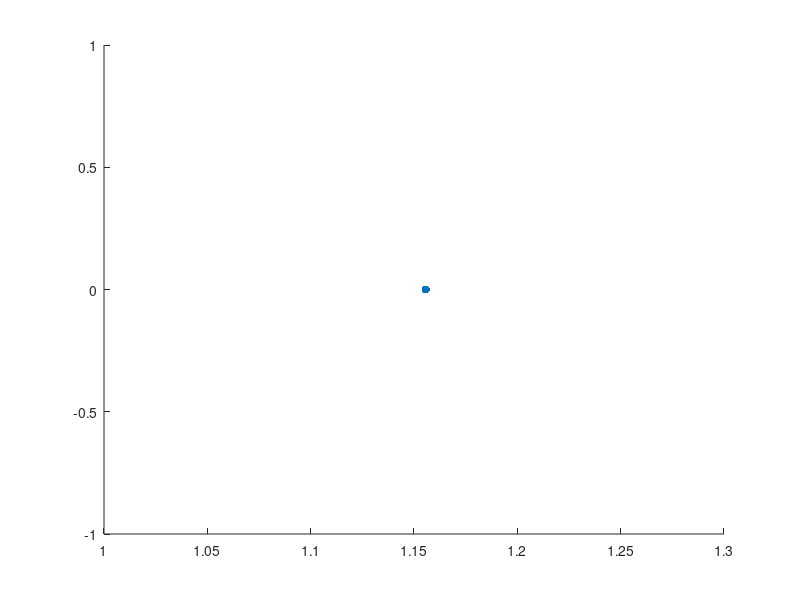

This figure's MATLAB source: (Note: this script raises an error after producing the figure.)
clear; clc; close all;

%% Constants and IC

G = 6.67408 * 10^-11; % m3/(kgs2)
G = G / (10^9); % km3/(kgs2)

% Earth
mu_earth = 398600.435507; % km3/s2
a_earth = 149598023; % km
e_earth = 0.016708617;
mass_earth = mu_earth / G; % kg

% Moon
mu_moon = 4902.800118; % km3/s2
a_moon = 384400; % km
e_moon = 0.05490;
mass_moon = mu_moon / G; % kg

% Earth-Moon system
mass_ratio_em = mass_moon / (mass_earth + mass_moon);
m_star_em = mass_earth + mass_moon;
l_star_em = a_moon;
t_star_em = sqrt(l_star_em^3/(G * m_star_em));

mu = mass_ratio_em;

T = 15e-3; % Nm
Isp = 1320; % sec
% T_star = T/(mu*l_star_em); % non-dim
% T_star = T*t_star_em^2/l_star_em;
T_star = T;

lyapunov_orbits = load("V_family_L2_Lyapunov_orbits.mat").V_family;
em_eq_pts = load("eq_points.mat").em_eq_pts;

l2_pos = [em_eq_pts(2,:), 0];
l1_pos = [em_eq_pts(1,:), 0];
p1_pos = [-mu, 0, 0];
p2_pos = [1-mu, 0, 0];

figure(1)
scatter(l2_pos(1), l2_pos(2), 'filled', 'red')
hold on

% Set options for ode113
options = odeset('RelTol', 1e-12, 'AbsTol', 1e-12);

[tout_lyapunov_init, xout_lyapunov_init] = ode113(@(t,state)CR3BP(state, mu), [0, lyapunov_orbits(7,5)], lyapunov_orbits(1:6,5), options);
plot(xout_lyapunov_init(:,1), xout_lyapunov_init(:,2), 'LineWidth',2)

[tout_lyapunov_final, xout_lyapunov_final] = ode113(@(t,state)CR3BP(state, mu), [0, lyapunov_orbits(7,10)], lyapunov_orbits(1:6,10), options);
plot(xout_lyapunov_final(:,1), xout_lyapunov_final(:,2), 'LineWidth',2)

% fun = @(t,state)CR3BP_with_mass(state, mu, T, Isp, T_star, lyapunov_orbits(1:6,10));
% [tout_transfer, xout_transfer] = ode113(fun, [0, 6], [lyapunov_orbits(1:6,5); 10], options);
% plot(xout_transfer(:,1), xout_transfer(:,2), xout_transfer(:,3), 'LineWidth',2)

% legend("L2", "Initial Lyapunov Orbit", "Final Lyapunov Orbit")
title("Initial and Final Orbits")
xlabel('$$\hat{x}$$','Interpreter','Latex', 'FontSize',18)
ylabel('$$\hat{y}$$','Interpreter','Latex', 'FontSize',18)
% zlabel('$$\hat{z}$$','Interpreter','Latex', 'FontSize',18)

%% Transfer

% Initial orbit, initial state
init_mass = 10;
init_state_0 = [xout_lyapunov_init(1,:), init_mass];

lyapunov_final_x_max = max(xout_lyapunov_final(:,1));
lyapunov_final_x_min = min(xout_lyapunov_final(:,1));

% global x_cross_count
% x_cross_count = 0;

function status = countNegCrossings(t,state,flag)
    persistent count lastSign
    status = 0;

    if strcmp(flag,'init')
        count = 0;
        lastSign = sign(state(2,1));
    elseif isempty(flag)
        s = sign(state(2,end));
        if (lastSign > 0 && s < 0) || (lastSign < 0 && s > 0)
            count = count + 1;
            if count == 2
                status = 1;  % STOP
            end
        end
        lastSign = s;
    end
end

function status = countPosCrossings(t,state,flag)
    persistent count lastSign
    status = 0;

    if strcmp(flag,'init')
        count = 0;
        lastSign = sign(state(2,1));
    elseif isempty(flag)
        s = sign(state(2,end));
        if (lastSign < 0 && s > 0) || (lastSign > 0 && s < 0)
            count = count + 1;
            if count == 2
                status = 1;  % STOP
            end
        end
        lastSign = s;
    end
end



function [value, isterminal, direction] = zero_y_hyperplane_init(t, state)
    value = state(2);
    isterminal = 0;
    direction = 0;
    % persistent eventCount
    % if isempty(crossedOnce)
    %     crossedOnce = false;
    % end
    % 
    % if ~crossedOnce
    %     % First zero crossing (non-terminal)
    %     value      = [state(2); 1];
    %     isterminal = [0; 0];
    % else
    %     % Second zero crossing (terminal)
    %     value      = [1; state(2)];
    %     isterminal = [0; 1];
    % end
    % 
    % direction = [-1; -1];
    % 
    % % Detect completed crossing
    % if state(2) == 0
    %     crossedOnce = true;
    % end

    % if isempty(eventCount)
    %     eventCount = 0;
    % end
    % 
    % value = state(2);        % detect y(2) = 0
    % if value == 0
    %     eventCount = eventCount + 1;
    % end
    % direction = 0;      % ONLY positive → negative crossings
    % 
    % eventCount = eventCount + 1;
    % 
    % if eventCount >= 2
    %     isterminal = 1;  % stop after 2nd crossing
    % else
    %     isterminal = 0;  % keep going
    % end

    % x_cross_count = x_cross_count + 1;
    % 
    % if x_cross_count < 2
    %     isterminal = 0;
    % else
    %     isterminal = 1;
    % end

    % persistent init_count;
    % if isempty(init_count)
    %     init_count = 0;
    % end


    % value = state(2);          % Stop when y = 0
    % isterminal = 1;     % 1 = stop integration
    % direction = -1;     % Direction agnostic

    % if value == 0
    %     init_count = init_count + 1;
    % end
    % if init_count >= 2
    %     isterminal = 1;
    % else
    %     isterminal = 0;
    % end
end

function [value, isterminal, direction] = zero_y_hyperplane_final(t, state)
    % persistent count
    % if isempty(count)
    %     count = 0;
    % end
    % 
    % value = state(2);        % detect y(2) = 0
    % direction = 1;      % ONLY positive → negative crossings
    % 
    % count = count + 1;
    % 
    % if count >= 2
    %     isterminal = 1;  % stop after 2nd crossing
    % else
    %     isterminal = 0;  % keep going
    % end
    value = state(2);
    isterminal = 0;
    direction = 0;
end

num_angles = 50;
angles = linspace(0, 2*pi, num_angles);

% Straight down vector
neg_y_vec = [0, -1, 0]';

options = odeset('RelTol', 1e-12, 'AbsTol', 1e-12, 'Events', @zero_y_hyperplane_init, 'OutputFcn', @countNegCrossings);

saved_final_state_init = [];
count = 0;


for j = 1:length(xout_lyapunov_init)
% for j = 1:2
    disp(j)
    init_state_0 = [xout_lyapunov_init(j,:), init_mass];
    for i = 1:num_angles
        % Start from pointing straight down and rotate ccw
        dcm = R3(angles(i));
        thrust_direction = dcm * neg_y_vec;
        fun = @(t,state)CR3BP_with_mass(state, mu, T, Isp, T_star, thrust_direction);
        % clear zero_y_hyperplane_init;
        clear countNegCrossings;
        [tout, xout] = ode113(fun, [0, 100], init_state_0, options);

        % plot(xout(:,1), xout(:,2), xout(:,3), 'Color', 'b')
        % Only plot if last point is on the hyperplane beyond the L2 point
        % if xout(end,1) > l2_pos(1)
        if xout(end,1) >= lyapunov_final_x_min && xout(end,1) <= lyapunov_final_x_max
            count = count + 1;
            saved_final_state_init(count,:) = [xout(end,1), xout(end,4), xout(end,5)];
            plot(xout(:,1), xout(:,2), 'Color', 'b')
        end
    end
end

options = odeset('RelTol', 1e-12, 'AbsTol', 1e-12, 'Events', @zero_y_hyperplane_final, 'OutputFcn', @countPosCrossings);

saved_final_state_final = [];
count = 0;

% Going back from final orbit
for j = 1:length(xout_lyapunov_final)
% for j = 1:2
    disp(j)
    init_state_0 = [xout_lyapunov_final(j,:), init_mass];
    for i = 1:num_angles
        % Start from pointing straight down and rotate ccw
        dcm = R3(angles(i));
        thrust_direction = dcm * neg_y_vec;
        fun = @(t,state)CR3BP_with_mass(state, mu, T, Isp, T_star, thrust_direction);
        % clear zero_y_hyperplane_final;
        clear countPosCrossings;
        [tout, xout] = ode113(fun, [0, -100], init_state_0, options);

        % plot(xout(:,1), xout(:,2), xout(:,3), 'Color', 'b')
        % Only plot is last point is on the hyperplane beyond the L2 point
        % if xout(end,1) > l2_pos(1)
        if xout(end,1) >= lyapunov_final_x_min && xout(end,1) <= lyapunov_final_x_max
            count = count + 1;
            saved_final_state_final(count,:) = [xout(end,1), xout(end,4), xout(end,5)];
            plot(xout(:,1), xout(:,2), 'Color', 'r')
        end
    end
end

hold off
grid on
legend("L2", "Initial Lyapunov Orbit", "Final Lyapunov Orbit")

%%

figure(2)
scatter3(saved_final_state_init(:,1), saved_final_state_init(:,2), saved_final_state_init(:,3), 'filled', 'blue')
hold on
scatter3(saved_final_state_final(:,1), saved_final_state_final(:,2), saved_final_state_final(:,3), "filled", 'red')
xlabel("x")
ylabel("xdot")
zlabel("ydot")
legend("Initial Orbit", "Final Orbit")

%% Plot

figure(3)
scatter(l2_pos(1), l2_pos(2), 'filled', 'black')
hold on
plot(xout_lyapunov_init(:,1), xout_lyapunov_init(:,2), 'red', 'LineWidth', 2)
plot(xout_lyapunov_final(:,1), xout_lyapunov_final(:,2), 'blue', 'LineWidth', 2)
hold off
grid on
title("Initial and Final Orbits")
xlabel('$$\hat{x}$$','Interpreter','Latex', 'FontSize',18)
ylabel('$$\hat{y}$$','Interpreter','Latex', 'FontSize',18)
legend("L2", "Initial Orbit", "Final Orbit")



%% Jacobi constant

function C = jacobi_constant(x, mu)
    C = u_star_times_2(x(1), x(2), x(3), mu) - x(4)^2 - x(5)^2 - x(6)^2;
end
